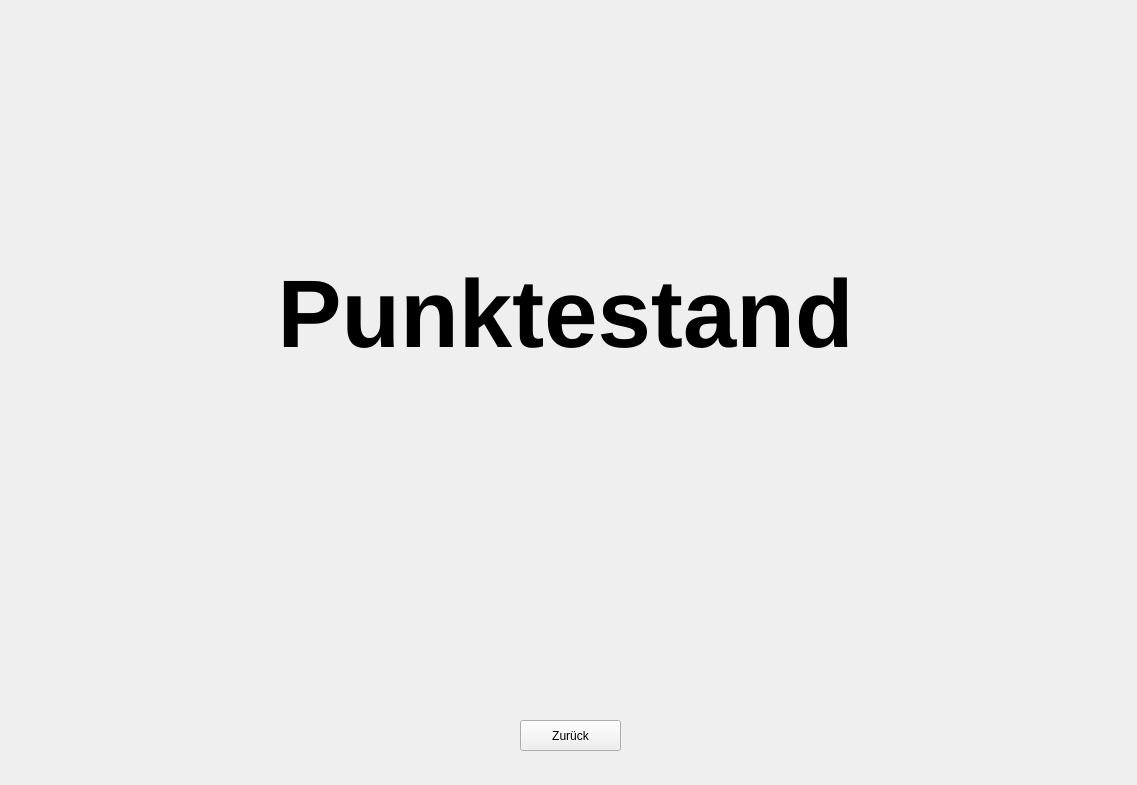
<?xml version="1.0" encoding="UTF-8"?>
<ui version="4.0">
 <class>Form</class>
 <widget class="QWidget" name="Form">
  <property name="geometry">
   <rect>
    <x>0</x>
    <y>0</y>
    <width>1137</width>
    <height>785</height>
   </rect>
  </property>
  <property name="windowTitle">
   <string>Form</string>
  </property>
  <widget class="QLabel" name="points">
   <property name="geometry">
    <rect>
     <x>10</x>
     <y>120</y>
     <width>1111</width>
     <height>391</height>
    </rect>
   </property>
   <property name="text">
    <string>&lt;html&gt;&lt;head/&gt;&lt;body&gt;&lt;p align=&quot;center&quot;&gt;&lt;span style=&quot; font-size:72pt; font-weight:600;&quot;&gt;Punktestand&lt;/span&gt;&lt;/p&gt;&lt;/body&gt;&lt;/html&gt;</string>
   </property>
  </widget>
  <widget class="QPushButton" name="back_button">
   <property name="geometry">
    <rect>
     <x>520</x>
     <y>720</y>
     <width>101</width>
     <height>31</height>
    </rect>
   </property>
   <property name="text">
    <string>Zurück</string>
   </property>
  </widget>
 </widget>
 <resources/>
 <connections/>
</ui>
